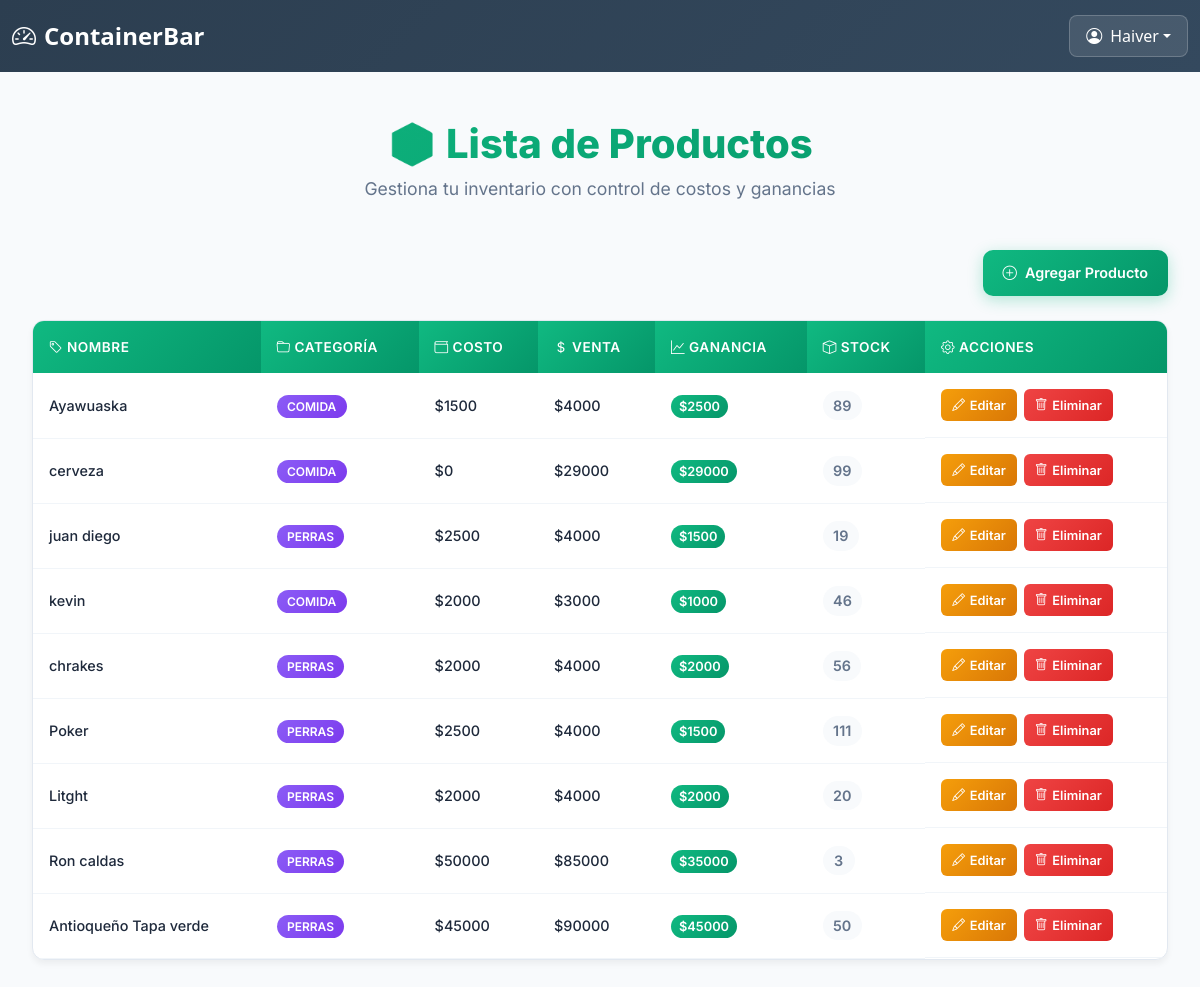
The page /productos/ (signed in) on the database its author committed.
### core/models.py (models this page shows, shortened)
class Producto(models.Model):
    nombre = models.CharField(max_length=100)
    categoria = models.ForeignKey(Categoria, on_delete=models.SET_NULL, null=True, related_name='productos')
    descripcion = models.TextField(blank=True)
    precio_costo = models.DecimalField(max_digits=10, decimal_places=2, default=0)  # NUEVO
    precio = models.DecimalField(max_digits=10, decimal_places=2)  # Este es el precio de venta
    cantidad = models.PositiveIntegerField()
    creado = models.DateTimeField(auto_now_add=True)
    actualizado = models.DateTimeField(auto_now=True)
    def ganancia_unitaria(self):  # NUEVO MÉTODO
        return self.precio - self.precio_costo

class Categoria(models.Model):
    nombre = models.CharField(max_length=100, unique=True)
    descripcion = models.TextField(blank=True)

### core/views.py (the view)
# urls.py: path('productos/', views.productos_listar, name='productos_listar'),
@never_cache
@login_required
def productos_listar(request):
    productos = Producto.objects.all()
    return render(request, 'core/productos/listar.html', {'productos': productos})

### core/templates/core/productos/listar.html (shortened to what this page needs)
{% extends 'core/base.html' %}
{% block content %}
<div class="productos-container">
  <div class="productos-header">
    <h1 class="productos-title">📦 Lista de Productos</h1>
    <p class="productos-subtitle">Gestiona tu inventario con control de costos y ganancias</p>
  </div>
  <div class="productos-actions">
    <a href="{% url 'producto_crear' %}" class="btn-agregar">
      <i class="bi bi-plus-circle"></i>Agregar Producto
    </a>
  </div>
  <div class="productos-table-desktop">
    <table>
      <thead>
        <tr>
          <th><i class="bi bi-tag"></i> Nombre</th>
          <th><i class="bi bi-folder"></i> Categoría</th>
          <th><i class="bi bi-wallet"></i> Costo</th>
          <th><i class="bi bi-currency-dollar"></i> Venta</th>
          <th><i class="bi bi-graph-up"></i> Ganancia</th>
          <th><i class="bi bi-box"></i> Stock</th>
          <th><i class="bi bi-gear"></i> Acciones</th>
        </tr>
      </thead>
      <tbody>
        {% for producto in productos %}
        <tr>
          <td class="desktop-nombre">{{ producto.nombre }}</td>
          <td><span class="desktop-categoria">{{ producto.categoria.nombre }}</span></td>
          <td class="desktop-precio">${{ producto.precio_costo|floatformat:0 }}</td>
          <td class="desktop-precio">${{ producto.precio|floatformat:0 }}</td>
          <td>
            <span class="desktop-ganancia {% if producto.ganancia_unitaria >= 0 %}positive{% else %}negative{% endif %}">
              ${{ producto.ganancia_unitaria|floatformat:0 }}
            </span>
          </td>
          <td><span class="desktop-stock">{{ producto.cantidad }}</span></td>
          <td class="desktop-actions">
            <a href="{% url 'producto_editar' producto.id %}" class="desktop-btn editar">
              <i class="bi bi-pencil"></i>Editar
            </a>
            <a href="{% url 'producto_eliminar' producto.id %}" class="desktop-btn eliminar">
              <i class="bi bi-trash"></i>Eliminar
            </a>
          </td>
        </tr>
        {% endfor %}
      </tbody>
    </table>
  </div>
</div>
{% endblock %}

### core/templates/core/base.html (shortened to what this page needs)
<!DOCTYPE html>
<html lang="es">
<head>
  <link href="https://cdn.jsdelivr.net/npm/bootstrap@5.3.0/dist/css/bootstrap.min.css" rel="stylesheet">
  <link href="https://cdn.jsdelivr.net/npm/bootstrap-icons@1.10.5/font/bootstrap-icons.css" rel="stylesheet">
  <link href="https://cdnjs.cloudflare.com/ajax/libs/animate.css/4.1.1/animate.min.css" rel="stylesheet">
</head>
<body class="bg-light">
  <header class="header-fixed shadow-lg">
    <div class="container-fluid">
      <div class="d-flex justify-content-between align-items-center">
        <h3 class="header-title d-flex align-items-center">
          <i class="bi bi-speedometer2 me-2"></i>
          <span class="mobile-hide">Container </span> Bar
        </h3>
        {% if user.is_authenticated %}
          <div class="dropdown">
            <button class="btn user-btn dropdown-toggle d-flex align-items-center"
                    type="button"
                    id="usuarioDropdown"
                    data-bs-toggle="dropdown"
                    aria-expanded="false">
              <i class="bi bi-person-circle me-2"></i>
              <span class="mobile-hide">{{ request.user.username }}</span>
            </button>
          </div>
        {% endif %}
      </div>
    </div>
  </header>
  <main class="flex-grow-1">
    {% block content %}{% endblock %}
  </main>
</body>
</html>

### core/templates/core/base.html (style rules this page uses)
.header-fixed { background: linear-gradient(135deg, #2c3e50 0%, #34495e 100%); min-height: 70px; padding: 15px 0; }
.header-title { font-size: 1.5rem; font-weight: 600; margin: 0; color: white; }
.user-btn { background: rgba(255,255,255,0.1); border: 1px solid rgba(255,255,255,0.2); color: white; padding: 8px 16px; border-radius: 8px; }

### core/templates/core/productos/listar.html (style rules this page uses)
:root { --primary-green: #10b981; --primary-green-dark: #059669; --secondary-purple: #8b5cf6; --warning-orange: #f59e0b; --danger-red: #ef4444; --text-primary: #1e293b; --text-secondary: #64748b; --bg-light: #f8fafc; --bg-white: #ffffff; --border-light: #e2e8f0; --shadow-sm: 0 4px 6px rgba(0,0,0,.05); --shadow-md: 0 4px 15px rgba(16,185,129,.3); }
.productos-container { background: var(--bg-light); font-family: 'Inter', -apple-system, BlinkMacSystemFont, sans-serif; padding: 1rem; min-height: calc(100vh - 70px); }
.productos-header { text-align: center; margin-bottom: 2rem; padding: 1rem; }
.productos-title { color: var(--text-primary); font-size: 2rem; font-weight: 800; margin-bottom: 0.5rem; background: linear-gradient(135deg, var(--primary-green) 0%, var(--primary-green-dark) 100%); -webkit-background-clip: text; -webkit-text-fill-color: transparent; background-clip: text; }
.productos-subtitle { color: var(--text-secondary); font-size: 1rem; font-weight: 400; margin: 0; }
.productos-actions { display: flex; justify-content: flex-end; margin-bottom: 1.5rem; }
.btn-agregar { background: linear-gradient(135deg, var(--primary-green) 0%, var(--primary-green-dark) 100%); color: white; padding: 0.75rem 1.25rem; border-radius: 10px; font-weight: 600; text-decoration: none; display: inline-flex; align-items: center; gap: 0.5rem; transition: all 0.3s ease; font-size: 0.9rem; border: none; box-shadow: var(--shadow-md); }
.productos-table-desktop { background: var(--bg-white); border-radius: 12px; overflow: hidden; box-shadow: var(--shadow-sm); border: 1px solid var(--border-light); display: none; }
.productos-table-desktop table { width: 100%; border-collapse: collapse; }
.productos-table-desktop th { background: linear-gradient(135deg, var(--primary-green) 0%, var(--primary-green-dark) 100%); color: white; padding: 1rem 0.75rem; font-weight: 600; text-align: left; font-size: 0.85rem; text-transform: uppercase; letter-spacing: 0.5px; }
.productos-table-desktop td { padding: 0.9rem 0.75rem; border-bottom: 1px solid #f1f5f9; color: var(--text-primary); font-weight: 500; font-size: 0.9rem; }
@media (min-width: 768px) { .productos-container { padding: 1.5rem; } }
@media (min-width: 768px) { .productos-title { font-size: 2.5rem; } }
@media (min-width: 768px) { .productos-subtitle { font-size: 1.1rem; } }
@media (min-width: 768px) { .productos-table-desktop { display: block; } }
@media (min-width: 1024px) { .productos-container { padding: 2rem; } }
@media (min-width: 1024px) { .productos-table-desktop th, .productos-table-desktop td { padding: 1rem; } }
.producto-card, .productos-table-desktop { animation: fadeInUp 0.5s ease forwards; }
.desktop-nombre { font-weight: 700; color: var(--text-primary); font-size: 1rem; }
.desktop-categoria { background: linear-gradient(135deg, var(--secondary-purple) 0%, #7c3aed 100%); color: white; padding: 0.25rem 0.65rem; border-radius: 20px; font-size: 0.75rem; font-weight: 600; text-transform: uppercase; }
.desktop-precio { color: var(--primary-green); font-weight: 700; font-size: 1rem; }
.desktop-ganancia { padding: 0.25rem 0.5rem; border-radius: 15px; font-weight: 600; font-size: 0.8rem; color: white; }
.desktop-ganancia.positive { background: linear-gradient(135deg, var(--primary-green) 0%, var(--primary-green-dark) 100%); }
.desktop-stock { background: var(--bg-light); color: var(--text-secondary); padding: 0.25rem 0.65rem; border-radius: 20px; font-weight: 600; display: inline-block; min-width: 2rem; text-align: center; }
.desktop-actions { display: flex; gap: 0.4rem; }
.desktop-btn { padding: 0.4rem 0.7rem; border-radius: 6px; font-weight: 600; text-decoration: none; font-size: 0.8rem; transition: all 0.3s ease; border: none; display: inline-flex; align-items: center; gap: 0.3rem; }
.desktop-btn.editar { background: linear-gradient(135deg, var(--warning-orange) 0%, #d97706 100%); color: white; }
.desktop-btn.eliminar { background: linear-gradient(135deg, var(--danger-red) 0%, #dc2626 100%); color: white; }

### rows shown on the page
Producto: nombre "Ayawuaska", categoria.nombre "COMIDA", precio_costo "1500", precio "4000", ganancia_unitaria "2500", cantidad "89"
Producto: nombre "cerveza", categoria.nombre "COMIDA", precio_costo "0", precio "29000", ganancia_unitaria "29000", cantidad "99"
Producto: nombre "juan diego", categoria.nombre "PERRAS", precio_costo "2500", precio "4000", ganancia_unitaria "1500", cantidad "19"
Producto: nombre "kevin", categoria.nombre "COMIDA", precio_costo "2000", precio "3000", ganancia_unitaria "1000", cantidad "46"
Producto: nombre "chrakes", categoria.nombre "PERRAS", precio_costo "2000", precio "4000", ganancia_unitaria "2000", cantidad "56"
Producto: nombre "Poker", categoria.nombre "PERRAS", precio_costo "2500", precio "4000", ganancia_unitaria "1500", cantidad "111"
Producto: nombre "Litght", categoria.nombre "PERRAS", precio_costo "2000", precio "4000", ganancia_unitaria "2000", cantidad "20"
Producto: nombre "Ron caldas", categoria.nombre "PERRAS", precio_costo "50000", precio "85000", ganancia_unitaria "35000", cantidad "3"
Producto: nombre "Antioqueño Tapa verde", categoria.nombre "PERRAS", precio_costo "45000", precio "90000", ganancia_unitaria "45000", cantidad "50"

### other values the page prints
{{ request.user.username }} "Haiver"
